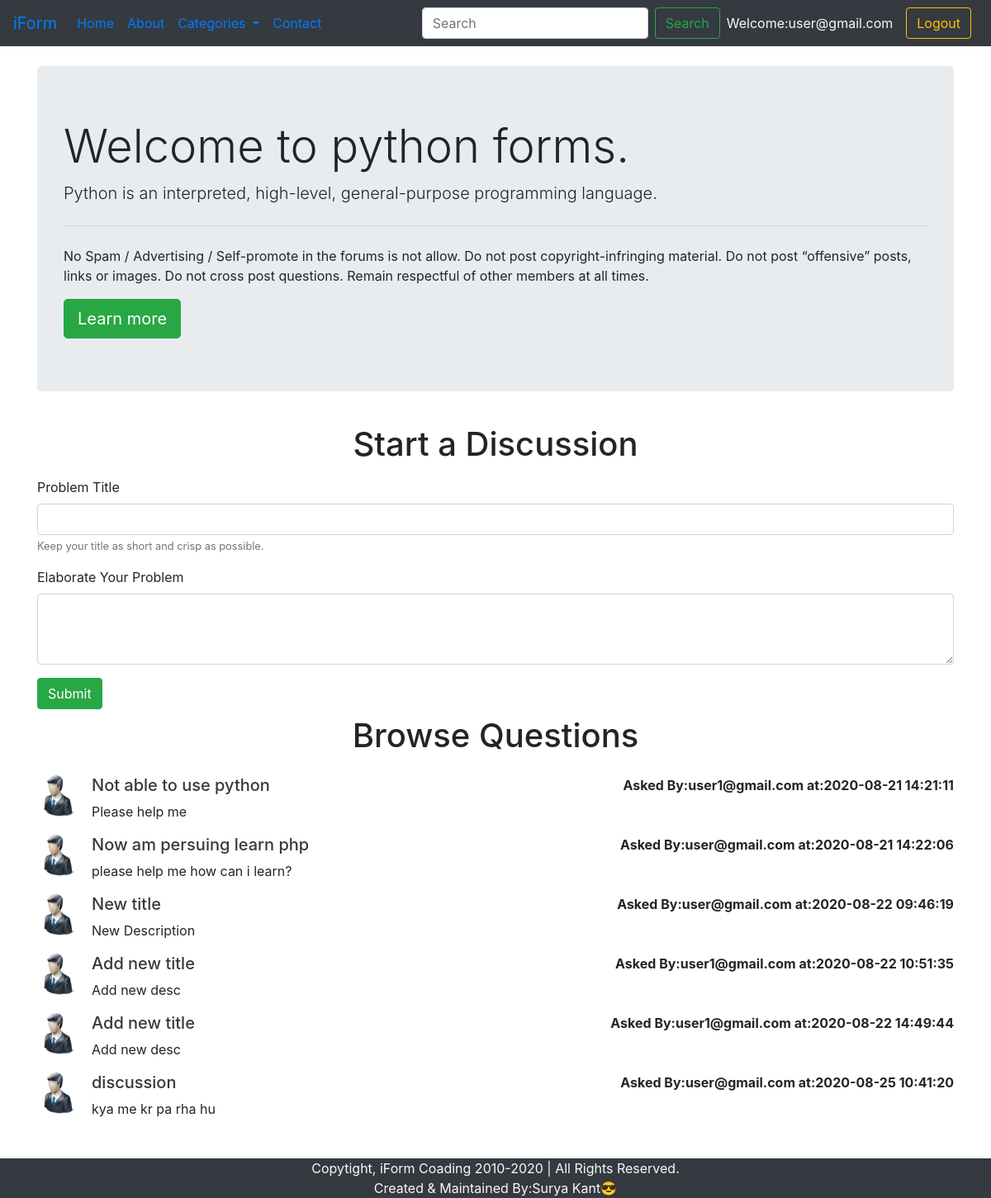
Page /threadslist.php?catid=1 (signed in) on the committed database.
### tables this page shows
CREATE TABLE `tb_iform` (
  `c_id` int(11) NOT NULL,
  `c_name` varchar(255) NOT NULL,
  `c_desc` varchar(255) NOT NULL,
  `created` datetime DEFAULT current_timestamp()
);

CREATE TABLE `tb_threads` (
  `t_id` int(7) NOT NULL,
  `t_title` varchar(255) NOT NULL,
  `t_desc` text NOT NULL,
  `t_cat_id` int(7) NOT NULL,
  `t_user_id` int(7) NOT NULL,
  `timestamp` datetime NOT NULL DEFAULT current_timestamp()
);

CREATE TABLE `tb_user` (
  `sno` int(8) NOT NULL,
  `user_email` varchar(30) NOT NULL,
  `user_pass` varchar(255) NOT NULL,
  `timestamp` datetime NOT NULL DEFAULT current_timestamp()
);

### threadslist.php (the view, shortened to what this page needs)
<!doctype html>
<html lang="en">
      <head>
            <link rel="stylesheet" href="https://stackpath.bootstrapcdn.com/bootstrap/4.5.2/css/bootstrap.min.css"
>
      </head>
      <body>
            <?php require '.\sub-dir\_header.php'?>
            <?php
                        $id = $_GET['catid'];
                        $sql = "SELECT * FROM tb_iform WHERE c_id=$id";
                        $result = mysqli_query($con,$sql) or die(mysqli_error($con));
                        while($row = mysqli_fetch_assoc($result)){
                              $catname  = $row['c_name'];
                              $catdesc  = $row['c_desc'];
                        }
            ?>
            <div class="container my-4">
                  <div class="jumbotron">
                        <h1 class="display-4">Welcome to <?php echo $catname;?> forms.</h1>
                        <p class="lead"><?php echo $catdesc;?></p>
                        <hr class="my-4">
                        <p>No Spam / Advertising / Self-promote in the forums is not allow.
                        Do not post copyright-infringing material.
                        Do not post “offensive” posts, links or images.
                        Do not cross post questions.
                        Remain respectful of other members at all times.</p>
                        <a class="btn btn-success btn-lg" href="#" role="button">Learn more</a>
                  </div>
            </div>
            <?php
                  if(isset($_SESSION['loggined']) && $_SESSION['loggined']=="true"){
                  echo '
                        <div class="container">
                              <h1 class="py-2 text-center">Start a Discussion</h1>
                              <form action="'.  $_SERVER["REQUEST_URI"].'" method="post">
                                    <div class="form-group">
                                          <label for="title">Problem Title</label>
                                          <input type="text" class="form-control" id="title" name="title" aria-describedby="emailHelp">
                                          <small id="emailHelp" class="form-text text-muted">Keep your title as short and crisp as possible.</small>
                                    </div>
                                    <input type="hidden" name="sno" value="'.$_SESSION["sno"].'">
                                    <div class="form-group">
                                          <label for="desc">Elaborate Your Problem</label>
                                          <textarea class="form-control" id="desc" name="desc" rows="3"></textarea>
                                    </div>
                                    <button type="submit" name="submit " class="btn btn-success">Submit</button>
                              </form>
                        </div>';
                  }
                  else{
                        echo '<div class="container">
                                    <h1 class="py-2">Start a Discussion</h1>
                                    <p class="lead">You are not logged in. Please login to be able to start a Discussion.</p>
                              </div>';
                  }
            ?>
            <div class="container mb-5" id="ques">
                  <h1 class="py-2 text-center">Browse Questions</h1>
                  <?php
                        $id = $_GET['catid'];
                        $sql = "SELECT * FROM tb_threads WHERE t_cat_id=$id";
                        $result = mysqli_query($con,$sql) or die(mysqli_error($con));
                        while($row = mysqli_fetch_assoc($result)){
                              $id = $row['t_id'];
                              $title  = $row['t_title'];
                              $desc  = $row['t_desc'];
                              $t_time  = $row['timestamp'];
                              $t_user_id  = $row['t_user_id'];
                              $sql2 = "SELECT user_email from tb_user WHERE sno='$t_user_id'";
                              $result2 = mysqli_query($con,$sql2) or die(mysqli_error($con));
                              $row2 = mysqli_fetch_assoc($result2);
                              echo '
                                    <div class="media my-3">
                                          <img src=".\img\userdemo.png" width="50px" height="50px" class="mr-3" alt="...">
                                          <div class="media-body">'.
                                                '<h5 class="mt-0"><a class="text-dark" href=".\thread.php?threadid='.$id.'">'.$title.'</a></h5>
                                                '.$desc.'</div>'.'<div class="font-weight-bold my-0">Asked By:'.$row2['user_email'].' at:'.$t_time.'</div>'.
                                    '</div>';
                        }
                  ?>
            </div>
            <?php require '.\sub-dir\_footer.php'?>
      </body>
</html>

### threadslist.php (style rules this page uses)
#ques { min-height:433px; }

### rows in the picture
tb_iform: c_name "python", c_desc "Python is an interpreted, high-level, general-purpose programming language."
tb_threads: t_title "Not able to use python", t_desc "Please help me", tb_user.user_email "user1@gmail.com", timestamp "2020-08-21 14:21:11"
tb_threads: t_title "Now am persuing learn php", t_desc "please help me how can i learn?", tb_user.user_email "user@gmail.com", timestamp "2020-08-21 14:22:06"
tb_threads: t_title "New title", t_desc "New Description", tb_user.user_email "user@gmail.com", timestamp "2020-08-22 09:46:19"
tb_threads: t_title "Add new title", t_desc "Add new desc", tb_user.user_email "user1@gmail.com", timestamp "2020-08-22 10:51:35"
tb_threads: t_title "Add new title", t_desc "Add new desc", tb_user.user_email "user1@gmail.com", timestamp "2020-08-22 14:49:44"
tb_threads: t_title "discussion", t_desc "kya me kr pa rha hu", tb_user.user_email "user@gmail.com", timestamp "2020-08-25 10:41:20"

### other values in the picture
$_SESSION['usermail'] "user@gmail.com"
